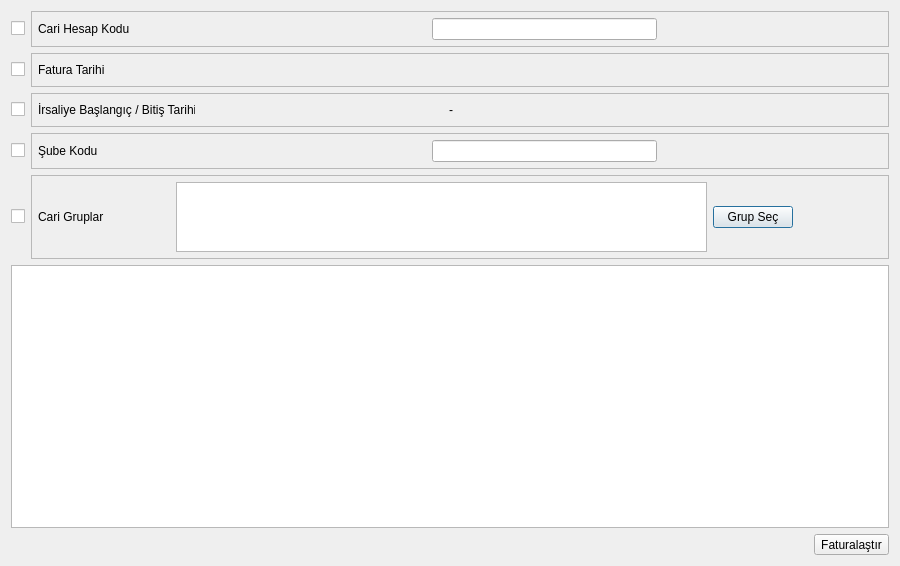
<?xml version="1.0" encoding="UTF-8"?>
<ui version="4.0">
 <class>FAT_TOPLU_FATURALASTIR_ARAMA</class>
 <widget class="QDialog" name="FAT_TOPLU_FATURALASTIR_ARAMA">
  <property name="geometry">
   <rect>
    <x>0</x>
    <y>0</y>
    <width>900</width>
    <height>566</height>
   </rect>
  </property>
  <property name="sizePolicy">
   <sizepolicy hsizetype="Expanding" vsizetype="Expanding">
    <horstretch>0</horstretch>
    <verstretch>0</verstretch>
   </sizepolicy>
  </property>
  <property name="minimumSize">
   <size>
    <width>640</width>
    <height>420</height>
   </size>
  </property>
  <property name="windowTitle">
   <string>ÜRÜN ARAMA</string>
  </property>
  <layout class="QGridLayout" name="gridLayout_6" rowstretch="1,1,1,0,1,80,1" columnstretch="10,80,1">
   <item row="0" column="0">
    <widget class="QCheckBox" name="checkBox_cari_hesap_kodu">
     <property name="text">
      <string/>
     </property>
    </widget>
   </item>
   <item row="0" column="1" colspan="2">
    <widget class="QFrame" name="frame_cari_hesap_kodu">
     <property name="sizePolicy">
      <sizepolicy hsizetype="Expanding" vsizetype="Fixed">
       <horstretch>0</horstretch>
       <verstretch>0</verstretch>
      </sizepolicy>
     </property>
     <property name="frameShape">
      <enum>QFrame::StyledPanel</enum>
     </property>
     <property name="frameShadow">
      <enum>QFrame::Raised</enum>
     </property>
     <layout class="QGridLayout" name="gridLayout_5">
      <property name="margin">
       <number>6</number>
      </property>
      <item row="0" column="0">
       <widget class="QLabel" name="label_4">
        <property name="sizePolicy">
         <sizepolicy hsizetype="Fixed" vsizetype="Fixed">
          <horstretch>0</horstretch>
          <verstretch>0</verstretch>
         </sizepolicy>
        </property>
        <property name="minimumSize">
         <size>
          <width>157</width>
          <height>0</height>
         </size>
        </property>
        <property name="maximumSize">
         <size>
          <width>157</width>
          <height>16777215</height>
         </size>
        </property>
        <property name="text">
         <string>Cari Hesap Kodu</string>
        </property>
       </widget>
      </item>
      <item row="0" column="1">
       <widget class="QSearchEdit" name="searchEdit_cari_hesap_kodu">
        <property name="sizePolicy">
         <sizepolicy hsizetype="Expanding" vsizetype="Fixed">
          <horstretch>0</horstretch>
          <verstretch>0</verstretch>
         </sizepolicy>
        </property>
        <property name="minimumSize">
         <size>
          <width>196</width>
          <height>0</height>
         </size>
        </property>
        <property name="whatsThis">
         <string>Arama widget. </string>
        </property>
        <property name="QSearchEdit" stdset="0">
         <rect>
          <x>0</x>
          <y>0</y>
          <width>100</width>
          <height>100</height>
         </rect>
        </property>
       </widget>
      </item>
      <item row="0" column="2">
       <widget class="QLineEdit" name="lineEdit_cari_hesap_ismi">
        <property name="minimumSize">
         <size>
          <width>127</width>
          <height>0</height>
         </size>
        </property>
        <property name="focusPolicy">
         <enum>Qt::NoFocus</enum>
        </property>
        <property name="readOnly">
         <bool>true</bool>
        </property>
       </widget>
      </item>
      <item row="0" column="3">
       <spacer name="horizontalSpacer">
        <property name="orientation">
         <enum>Qt::Horizontal</enum>
        </property>
        <property name="sizeHint" stdset="0">
         <size>
          <width>220</width>
          <height>20</height>
         </size>
        </property>
       </spacer>
      </item>
     </layout>
    </widget>
   </item>
   <item row="1" column="0">
    <widget class="QCheckBox" name="checkBox_fatura_tarihi">
     <property name="text">
      <string/>
     </property>
    </widget>
   </item>
   <item row="1" column="1" colspan="2">
    <widget class="QFrame" name="frame_fatura_tarihi">
     <property name="sizePolicy">
      <sizepolicy hsizetype="Expanding" vsizetype="Fixed">
       <horstretch>0</horstretch>
       <verstretch>0</verstretch>
      </sizepolicy>
     </property>
     <property name="frameShape">
      <enum>QFrame::StyledPanel</enum>
     </property>
     <property name="frameShadow">
      <enum>QFrame::Raised</enum>
     </property>
     <layout class="QGridLayout" name="gridLayout_4">
      <property name="margin">
       <number>6</number>
      </property>
      <item row="0" column="0">
       <widget class="QLabel" name="label_5">
        <property name="sizePolicy">
         <sizepolicy hsizetype="Fixed" vsizetype="Fixed">
          <horstretch>0</horstretch>
          <verstretch>0</verstretch>
         </sizepolicy>
        </property>
        <property name="minimumSize">
         <size>
          <width>157</width>
          <height>0</height>
         </size>
        </property>
        <property name="maximumSize">
         <size>
          <width>157</width>
          <height>16777215</height>
         </size>
        </property>
        <property name="text">
         <string>Fatura Tarihi</string>
        </property>
       </widget>
      </item>
      <item row="0" column="1">
       <widget class="QAdakDate" name="adakDate_fatura_tarihi">
        <property name="sizePolicy">
         <sizepolicy hsizetype="Expanding" vsizetype="Fixed">
          <horstretch>0</horstretch>
          <verstretch>0</verstretch>
         </sizepolicy>
        </property>
        <property name="minimumSize">
         <size>
          <width>242</width>
          <height>0</height>
         </size>
        </property>
        <property name="maximumSize">
         <size>
          <width>242</width>
          <height>30</height>
         </size>
        </property>
        <property name="whatsThis">
         <string>Tarih WidgetÄ± </string>
        </property>
        <property name="QAdakDate" stdset="0">
         <rect>
          <x>0</x>
          <y>0</y>
          <width>100</width>
          <height>100</height>
         </rect>
        </property>
       </widget>
      </item>
      <item row="0" column="2">
       <spacer name="horizontalSpacer_2">
        <property name="orientation">
         <enum>Qt::Horizontal</enum>
        </property>
        <property name="sizeHint" stdset="0">
         <size>
          <width>430</width>
          <height>20</height>
         </size>
        </property>
       </spacer>
      </item>
     </layout>
    </widget>
   </item>
   <item row="2" column="0">
    <widget class="QCheckBox" name="checkBox_irsaliye_tarih_araligi">
     <property name="text">
      <string/>
     </property>
    </widget>
   </item>
   <item row="2" column="1" colspan="2">
    <widget class="QFrame" name="frame_irsaliye_tarih_araligi">
     <property name="sizePolicy">
      <sizepolicy hsizetype="Expanding" vsizetype="Fixed">
       <horstretch>0</horstretch>
       <verstretch>0</verstretch>
      </sizepolicy>
     </property>
     <property name="frameShape">
      <enum>QFrame::StyledPanel</enum>
     </property>
     <property name="frameShadow">
      <enum>QFrame::Raised</enum>
     </property>
     <layout class="QGridLayout" name="gridLayout_3">
      <property name="margin">
       <number>6</number>
      </property>
      <item row="0" column="0">
       <widget class="QLabel" name="label_3">
        <property name="sizePolicy">
         <sizepolicy hsizetype="Fixed" vsizetype="Fixed">
          <horstretch>0</horstretch>
          <verstretch>0</verstretch>
         </sizepolicy>
        </property>
        <property name="minimumSize">
         <size>
          <width>157</width>
          <height>0</height>
         </size>
        </property>
        <property name="maximumSize">
         <size>
          <width>157</width>
          <height>16777215</height>
         </size>
        </property>
        <property name="text">
         <string>İrsaliye Başlangıç / Bitiş Tarihi</string>
        </property>
       </widget>
      </item>
      <item row="0" column="1">
       <widget class="QAdakDate" name="adakDate_irs_baslangic_tarihi">
        <property name="sizePolicy">
         <sizepolicy hsizetype="Expanding" vsizetype="Fixed">
          <horstretch>0</horstretch>
          <verstretch>0</verstretch>
         </sizepolicy>
        </property>
        <property name="minimumSize">
         <size>
          <width>242</width>
          <height>0</height>
         </size>
        </property>
        <property name="maximumSize">
         <size>
          <width>242</width>
          <height>30</height>
         </size>
        </property>
        <property name="whatsThis">
         <string>Tarih WidgetÄ± </string>
        </property>
        <property name="QAdakDate" stdset="0">
         <rect>
          <x>0</x>
          <y>0</y>
          <width>100</width>
          <height>100</height>
         </rect>
        </property>
       </widget>
      </item>
      <item row="0" column="2">
       <widget class="QLabel" name="label_6">
        <property name="sizePolicy">
         <sizepolicy hsizetype="Fixed" vsizetype="Fixed">
          <horstretch>0</horstretch>
          <verstretch>0</verstretch>
         </sizepolicy>
        </property>
        <property name="text">
         <string>-</string>
        </property>
       </widget>
      </item>
      <item row="0" column="3">
       <widget class="QAdakDate" name="adakDate_irs_bitis_tarihi">
        <property name="sizePolicy">
         <sizepolicy hsizetype="Expanding" vsizetype="Fixed">
          <horstretch>0</horstretch>
          <verstretch>0</verstretch>
         </sizepolicy>
        </property>
        <property name="minimumSize">
         <size>
          <width>242</width>
          <height>0</height>
         </size>
        </property>
        <property name="maximumSize">
         <size>
          <width>242</width>
          <height>30</height>
         </size>
        </property>
        <property name="whatsThis">
         <string>Tarih WidgetÄ± </string>
        </property>
        <property name="QAdakDate" stdset="0">
         <rect>
          <x>0</x>
          <y>0</y>
          <width>100</width>
          <height>100</height>
         </rect>
        </property>
       </widget>
      </item>
      <item row="0" column="4">
       <spacer name="horizontalSpacer_3">
        <property name="orientation">
         <enum>Qt::Horizontal</enum>
        </property>
        <property name="sizeHint" stdset="0">
         <size>
          <width>170</width>
          <height>20</height>
         </size>
        </property>
       </spacer>
      </item>
     </layout>
    </widget>
   </item>
   <item row="3" column="0">
    <widget class="QCheckBox" name="checkBox_sube_kodu">
     <property name="text">
      <string/>
     </property>
    </widget>
   </item>
   <item row="3" column="1" colspan="2">
    <widget class="QFrame" name="frame_sube">
     <property name="sizePolicy">
      <sizepolicy hsizetype="Expanding" vsizetype="Fixed">
       <horstretch>0</horstretch>
       <verstretch>0</verstretch>
      </sizepolicy>
     </property>
     <property name="frameShape">
      <enum>QFrame::StyledPanel</enum>
     </property>
     <property name="frameShadow">
      <enum>QFrame::Raised</enum>
     </property>
     <layout class="QGridLayout" name="gridLayout">
      <property name="margin">
       <number>6</number>
      </property>
      <item row="0" column="0">
       <widget class="QLabel" name="label_sube_kodu">
        <property name="sizePolicy">
         <sizepolicy hsizetype="Fixed" vsizetype="Fixed">
          <horstretch>0</horstretch>
          <verstretch>0</verstretch>
         </sizepolicy>
        </property>
        <property name="minimumSize">
         <size>
          <width>157</width>
          <height>0</height>
         </size>
        </property>
        <property name="maximumSize">
         <size>
          <width>157</width>
          <height>16777215</height>
         </size>
        </property>
        <property name="text">
         <string>Şube Kodu</string>
        </property>
       </widget>
      </item>
      <item row="0" column="1">
       <widget class="QSearchEdit" name="searchEdit_sube_kodu">
        <property name="sizePolicy">
         <sizepolicy hsizetype="Expanding" vsizetype="Fixed">
          <horstretch>0</horstretch>
          <verstretch>0</verstretch>
         </sizepolicy>
        </property>
        <property name="minimumSize">
         <size>
          <width>196</width>
          <height>0</height>
         </size>
        </property>
        <property name="whatsThis">
         <string>Arama widget. </string>
        </property>
        <property name="QSearchEdit" stdset="0">
         <rect>
          <x>0</x>
          <y>0</y>
          <width>100</width>
          <height>100</height>
         </rect>
        </property>
       </widget>
      </item>
      <item row="0" column="2">
       <widget class="QLineEdit" name="lineEdit_sube_ismi">
        <property name="minimumSize">
         <size>
          <width>127</width>
          <height>0</height>
         </size>
        </property>
        <property name="focusPolicy">
         <enum>Qt::NoFocus</enum>
        </property>
        <property name="readOnly">
         <bool>true</bool>
        </property>
       </widget>
      </item>
      <item row="0" column="3">
       <spacer name="horizontalSpacer_4">
        <property name="orientation">
         <enum>Qt::Horizontal</enum>
        </property>
        <property name="sizeHint" stdset="0">
         <size>
          <width>220</width>
          <height>20</height>
         </size>
        </property>
       </spacer>
      </item>
     </layout>
    </widget>
   </item>
   <item row="4" column="0">
    <widget class="QCheckBox" name="checkBox_gruplar">
     <property name="sizePolicy">
      <sizepolicy hsizetype="Fixed" vsizetype="Fixed">
       <horstretch>0</horstretch>
       <verstretch>0</verstretch>
      </sizepolicy>
     </property>
     <property name="text">
      <string/>
     </property>
    </widget>
   </item>
   <item row="4" column="1" colspan="2">
    <widget class="QFrame" name="frame_gruplar">
     <property name="sizePolicy">
      <sizepolicy hsizetype="Expanding" vsizetype="Fixed">
       <horstretch>0</horstretch>
       <verstretch>0</verstretch>
      </sizepolicy>
     </property>
     <property name="frameShape">
      <enum>QFrame::StyledPanel</enum>
     </property>
     <property name="frameShadow">
      <enum>QFrame::Raised</enum>
     </property>
     <layout class="QGridLayout" name="gridLayout_2" columnstretch="1,60,5,10">
      <property name="margin">
       <number>6</number>
      </property>
      <item row="0" column="0">
       <widget class="QLabel" name="label_2">
        <property name="sizePolicy">
         <sizepolicy hsizetype="Fixed" vsizetype="Fixed">
          <horstretch>0</horstretch>
          <verstretch>0</verstretch>
         </sizepolicy>
        </property>
        <property name="text">
         <string>Cari Gruplar                    </string>
        </property>
       </widget>
      </item>
      <item row="0" column="1">
       <widget class="QTextEdit" name="textEdit_gruplar">
        <property name="maximumSize">
         <size>
          <width>16777215</width>
          <height>70</height>
         </size>
        </property>
        <property name="focusPolicy">
         <enum>Qt::NoFocus</enum>
        </property>
        <property name="readOnly">
         <bool>true</bool>
        </property>
       </widget>
      </item>
      <item row="0" column="2">
       <widget class="QPushButton" name="pushButton_grup_sec">
        <property name="text">
         <string>Grup Seç</string>
        </property>
        <property name="icon">
         <iconset resource="../k9_icons.qrc">
          <normaloff>:/k9_icons/K9_ICONS/k9_grup.png</normaloff>:/k9_icons/K9_ICONS/k9_grup.png</iconset>
        </property>
       </widget>
      </item>
      <item row="0" column="3">
       <spacer name="horizontalSpacer_5">
        <property name="orientation">
         <enum>Qt::Horizontal</enum>
        </property>
        <property name="sizeHint" stdset="0">
         <size>
          <width>40</width>
          <height>20</height>
         </size>
        </property>
       </spacer>
      </item>
     </layout>
    </widget>
   </item>
   <item row="5" column="0" colspan="3">
    <widget class="QTableWidget" name="tableWidget"/>
   </item>
   <item row="6" column="0" colspan="2">
    <widget class="QWidget" name="widget_batch_buttons" native="true">
     <property name="sizePolicy">
      <sizepolicy hsizetype="Expanding" vsizetype="Expanding">
       <horstretch>0</horstretch>
       <verstretch>0</verstretch>
      </sizepolicy>
     </property>
    </widget>
   </item>
   <item row="6" column="2">
    <widget class="QToolButton" name="toolButton_faturalastir">
     <property name="sizePolicy">
      <sizepolicy hsizetype="Minimum" vsizetype="Expanding">
       <horstretch>0</horstretch>
       <verstretch>0</verstretch>
      </sizepolicy>
     </property>
     <property name="text">
      <string>Faturalaştır</string>
     </property>
     <property name="icon">
      <iconset resource="../k9_icons.qrc">
       <normaloff>:/k9_icons/K9_ICONS/fat_toplu_faturalastir_run.png</normaloff>:/k9_icons/K9_ICONS/fat_toplu_faturalastir_run.png</iconset>
     </property>
     <property name="iconSize">
      <size>
       <width>24</width>
       <height>24</height>
      </size>
     </property>
     <property name="toolButtonStyle">
      <enum>Qt::ToolButtonTextUnderIcon</enum>
     </property>
    </widget>
   </item>
  </layout>
 </widget>
 <customwidgets>
  <customwidget>
   <class>QAdakDate</class>
   <extends>QWidget</extends>
   <header>QAdakDate.h</header>
  </customwidget>
  <customwidget>
   <class>QSearchEdit</class>
   <extends>QWidget</extends>
   <header>QSearchEdit.h</header>
  </customwidget>
 </customwidgets>
 <tabstops>
  <tabstop>checkBox_cari_hesap_kodu</tabstop>
  <tabstop>searchEdit_cari_hesap_kodu</tabstop>
  <tabstop>checkBox_fatura_tarihi</tabstop>
  <tabstop>adakDate_fatura_tarihi</tabstop>
  <tabstop>checkBox_irsaliye_tarih_araligi</tabstop>
  <tabstop>adakDate_irs_baslangic_tarihi</tabstop>
  <tabstop>adakDate_irs_bitis_tarihi</tabstop>
  <tabstop>checkBox_sube_kodu</tabstop>
  <tabstop>searchEdit_sube_kodu</tabstop>
  <tabstop>checkBox_gruplar</tabstop>
  <tabstop>pushButton_grup_sec</tabstop>
  <tabstop>tableWidget</tabstop>
  <tabstop>toolButton_faturalastir</tabstop>
 </tabstops>
 <resources>
  <include location="../k9_icons.qrc"/>
 </resources>
 <connections/>
</ui>
